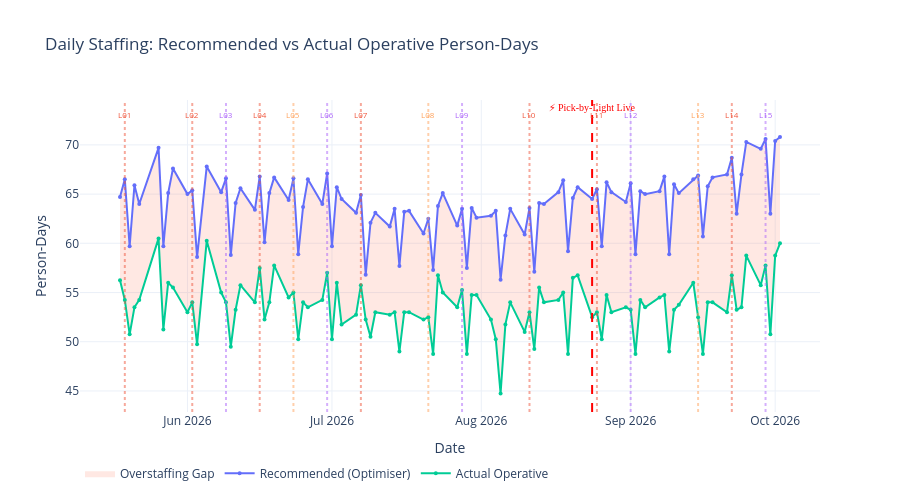

Here is the notebook cell this chart was saved with:
### Markdown cell above
## 1. Recommended vs Actual Staffing — Daily Timeline\n\nThe optimiser's recommendation (blue) vs what was actually needed (green), with the gap shaded. Decision log notes are annotated as vertical markers.

### Code cell
# ── 1. Recommended vs Actual with Decision Log annotations ──
fig = go.Figure()

# Shaded area for error band
fig.add_trace(go.Scatter(
    x=pd.concat([df["date"], df["date"][::-1]]),
    y=pd.concat([df["rec_operative"], df["present_operative_person_days"][::-1]]),
    fill="toself", fillcolor="rgba(255,99,71,0.15)", line=dict(width=0),
    name="Overstaffing Gap", hoverinfo="skip", showlegend=True
))

fig.add_trace(go.Scatter(
    x=df["date"], y=df["rec_operative"],
    mode="lines+markers", name="Recommended (Optimiser)",
    line=dict(color="#636EFA", width=2), marker=dict(size=4)
))

fig.add_trace(go.Scatter(
    x=df["date"], y=df["present_operative_person_days"],
    mode="lines+markers", name="Actual Operative",
    line=dict(color="#00CC96", width=2), marker=dict(size=4)
))

# Annotate decision log notes as vertical lines
colors_log = {"Maya": "#EF553B", "Jonas": "#AB63FA", "Selin": "#FFA15A"}
for entry in decision_log["entries"]:
    dt = pd.to_datetime(entry["captured_on"])
    fig.add_vline(x=dt, line_dash="dot", line_color=colors_log.get(entry["author"], "gray"), opacity=0.5)
    fig.add_annotation(x=dt, y=df["rec_operative"].max() + 1.5, text=entry["id"],
                       showarrow=False, font=dict(size=8, color=colors_log.get(entry["author"], "gray")),
                       yanchor="bottom")

# Pick-by-light line
fig.add_vline(x=pd.to_datetime("2026-08-24"), line_dash="dash", line_color="red", line_width=2)
fig.add_annotation(x=pd.to_datetime("2026-08-24"), y=df["rec_operative"].max() + 3,
                   text="⚡ Pick-by-Light Live", showarrow=False,
                   font=dict(size=10, color="red", family="Arial Black"))

fig.update_layout(
    title="Daily Staffing: Recommended vs Actual Operative Person-Days",
    xaxis_title="Date", yaxis_title="Person-Days",
    height=500, legend=dict(orientation="h", y=-0.15),
    hovermode="x unified"
)
fig.show()

### Figure 1 — Plotly figure (JSON) as saved in the notebook; plotly's stock layout.template omitted (floating-point values rounded to 4 significant figures; data arrays with more than 128 entries replaced by an {"elided": "..."} marker saying what was removed)
{"data": [{"fill": "toself", "fillcolor": "rgba(255,99,71,0.15)", "hoverinfo": "skip", "line": {"width": 0}, "name": "Overstaffing Gap", "showlegend": true, "type": "scatter", "x": {"elided": "196 str values"}, "y": {"elided": "196 float values"}}, {"line": {"color": "#636EFA", "width": 2}, "marker": {"size": 4}, "mode": "lines+markers", "name": "Recommended (Optimiser)", "type": "scatter", "x": ["2026-05-18T00:00:00.000000", "2026-05-19T00:00:00.000000", "2026-05-20T00:00:00.000000", "2026-05-21T00:00:00.000000", "2026-05-22T00:00:00.000000", "2026-05-26T00:00:00.000000", "2026-05-27T00:00:00.000000", "2026-05-28T00:00:00.000000", "2026-05-29T00:00:00.000000", "2026-06-01T00:00:00.000000", "2026-06-02T00:00:00.000000", "2026-06-03T00:00:00.000000", "2026-06-05T00:00:00.000000", "2026-06-08T00:00:00.000000", "2026-06-09T00:00:00.000000", "2026-06-10T00:00:00.000000", "2026-06-11T00:00:00.000000", "2026-06-12T00:00:00.000000", "2026-06-15T00:00:00.000000", "2026-06-16T00:00:00.000000", "2026-06-17T00:00:00.000000", "2026-06-18T00:00:00.000000", "2026-06-19T00:00:00.000000", "2026-06-22T00:00:00.000000", "2026-06-23T00:00:00.000000", "2026-06-24T00:00:00.000000", "2026-06-25T00:00:00.000000", "2026-06-26T00:00:00.000000", "2026-06-29T00:00:00.000000", "2026-06-30T00:00:00.000000", "2026-07-01T00:00:00.000000", "2026-07-02T00:00:00.000000", "2026-07-03T00:00:00.000000", "2026-07-06T00:00:00.000000", "2026-07-07T00:00:00.000000", "2026-07-08T00:00:00.000000", "2026-07-09T00:00:00.000000", "2026-07-10T00:00:00.000000", "2026-07-13T00:00:00.000000", "2026-07-14T00:00:00.000000", "2026-07-15T00:00:00.000000", "2026-07-16T00:00:00.000000", "2026-07-17T00:00:00.000000", "2026-07-20T00:00:00.000000", "2026-07-21T00:00:00.000000", "2026-07-22T00:00:00.000000", "2026-07-23T00:00:00.000000", "2026-07-24T00:00:00.000000", "2026-07-27T00:00:00.000000", "2026-07-28T00:00:00.000000", "2026-07-29T00:00:00.000000", "2026-07-30T00:00:00.000000", "2026-07-31T00:00:00.000000", "2026-08-03T00:00:00.000000", "2026-08-04T00:00:00.000000", "2026-08-05T00:00:00.000000", "2026-08-06T00:00:00.000000", "2026-08-07T00:00:00.000000", "2026-08-10T00:00:00.000000", "2026-08-11T00:00:00.000000", "2026-08-12T00:00:00.000000", "2026-08-13T00:00:00.000000", "2026-08-14T00:00:00.000000", "2026-08-17T00:00:00.000000", "2026-08-18T00:00:00.000000", "2026-08-19T00:00:00.000000", "2026-08-20T00:00:00.000000", "2026-08-21T00:00:00.000000", "2026-08-24T00:00:00.000000", "2026-08-25T00:00:00.000000", "2026-08-26T00:00:00.000000", "2026-08-27T00:00:00.000000", "2026-08-28T00:00:00.000000", "2026-08-31T00:00:00.000000", "2026-09-01T00:00:00.000000", "2026-09-02T00:00:00.000000", "2026-09-03T00:00:00.000000", "2026-09-04T00:00:00.000000", "2026-09-07T00:00:00.000000", "2026-09-08T00:00:00.000000", "2026-09-09T00:00:00.000000", "2026-09-10T00:00:00.000000", "2026-09-11T00:00:00.000000", "2026-09-14T00:00:00.000000", "2026-09-15T00:00:00.000000", "2026-09-16T00:00:00.000000", "2026-09-17T00:00:00.000000", "2026-09-18T00:00:00.000000", "2026-09-21T00:00:00.000000", "2026-09-22T00:00:00.000000", "2026-09-23T00:00:00.000000", "2026-09-24T00:00:00.000000", "2026-09-25T00:00:00.000000", "2026-09-28T00:00:00.000000", "2026-09-29T00:00:00.000000", "2026-09-30T00:00:00.000000", "2026-10-01T00:00:00.000000", "2026-10-02T00:00:00.000000"], "y": [64.7, 66.5, 59.7, 65.9, 64.0, 69.7, 59.7, 65.1, 67.6, 65.0, 65.4, 58.6, 67.8, 65.2, 66.6, 58.8, 64.1, 65.6, 63.4, 66.8, 60.1, 65.1, 66.7, 64.4, 66.6, 58.9, 63.7, 66.5, 64.0, 67.1, 59.7, 65.7, 64.5, 63.1, 64.9, 56.8, 62.1, 63.1, 61.7, 63.5, 57.7, 63.2, 63.3, 61.0, 62.5, 57.3, 63.8, 65.1, 61.8, 63.5, 57.5, 63.6, 62.6, 62.8, 63.3, 56.3, 60.8, 63.5, 60.9, 63.6, 57.1, 64.1, 64.0, 65.2, 66.4, 59.2, 64.6, 65.7, 64.5, 65.5, 59.7, 66.2, 65.2, 64.2, 66.1, 58.9, 65.3, 65.0, 65.3, 66.8, 58.9, 66.0, 65.1, 66.5, 66.9, 60.7, 65.8, 66.7, 67.0, 68.7, 63.0, 67.0, 70.3, 69.6, 70.6, 63.0, 70.4, 70.8]}, {"line": {"color": "#00CC96", "width": 2}, "marker": {"size": 4}, "mode": "lines+markers", "name": "Actual Operative", "type": "scatter", "x": ["2026-05-18T00:00:00.000000", "2026-05-19T00:00:00.000000", "2026-05-20T00:00:00.000000", "2026-05-21T00:00:00.000000", "2026-05-22T00:00:00.000000", "2026-05-26T00:00:00.000000", "2026-05-27T00:00:00.000000", "2026-05-28T00:00:00.000000", "2026-05-29T00:00:00.000000", "2026-06-01T00:00:00.000000", "2026-06-02T00:00:00.000000", "2026-06-03T00:00:00.000000", "2026-06-05T00:00:00.000000", "2026-06-08T00:00:00.000000", "2026-06-09T00:00:00.000000", "2026-06-10T00:00:00.000000", "2026-06-11T00:00:00.000000", "2026-06-12T00:00:00.000000", "2026-06-15T00:00:00.000000", "2026-06-16T00:00:00.000000", "2026-06-17T00:00:00.000000", "2026-06-18T00:00:00.000000", "2026-06-19T00:00:00.000000", "2026-06-22T00:00:00.000000", "2026-06-23T00:00:00.000000", "2026-06-24T00:00:00.000000", "2026-06-25T00:00:00.000000", "2026-06-26T00:00:00.000000", "2026-06-29T00:00:00.000000", "2026-06-30T00:00:00.000000", "2026-07-01T00:00:00.000000", "2026-07-02T00:00:00.000000", "2026-07-03T00:00:00.000000", "2026-07-06T00:00:00.000000", "2026-07-07T00:00:00.000000", "2026-07-08T00:00:00.000000", "2026-07-09T00:00:00.000000", "2026-07-10T00:00:00.000000", "2026-07-13T00:00:00.000000", "2026-07-14T00:00:00.000000", "2026-07-15T00:00:00.000000", "2026-07-16T00:00:00.000000", "2026-07-17T00:00:00.000000", "2026-07-20T00:00:00.000000", "2026-07-21T00:00:00.000000", "2026-07-22T00:00:00.000000", "2026-07-23T00:00:00.000000", "2026-07-24T00:00:00.000000", "2026-07-27T00:00:00.000000", "2026-07-28T00:00:00.000000", "2026-07-29T00:00:00.000000", "2026-07-30T00:00:00.000000", "2026-07-31T00:00:00.000000", "2026-08-03T00:00:00.000000", "2026-08-04T00:00:00.000000", "2026-08-05T00:00:00.000000", "2026-08-06T00:00:00.000000", "2026-08-07T00:00:00.000000", "2026-08-10T00:00:00.000000", "2026-08-11T00:00:00.000000", "2026-08-12T00:00:00.000000", "2026-08-13T00:00:00.000000", "2026-08-14T00:00:00.000000", "2026-08-17T00:00:00.000000", "2026-08-18T00:00:00.000000", "2026-08-19T00:00:00.000000", "2026-08-20T00:00:00.000000", "2026-08-21T00:00:00.000000", "2026-08-24T00:00:00.000000", "2026-08-25T00:00:00.000000", "2026-08-26T00:00:00.000000", "2026-08-27T00:00:00.000000", "2026-08-28T00:00:00.000000", "2026-08-31T00:00:00.000000", "2026-09-01T00:00:00.000000", "2026-09-02T00:00:00.000000", "2026-09-03T00:00:00.000000", "2026-09-04T00:00:00.000000", "2026-09-07T00:00:00.000000", "2026-09-08T00:00:00.000000", "2026-09-09T00:00:00.000000", "2026-09-10T00:00:00.000000", "2026-09-11T00:00:00.000000", "2026-09-14T00:00:00.000000", "2026-09-15T00:00:00.000000", "2026-09-16T00:00:00.000000", "2026-09-17T00:00:00.000000", "2026-09-18T00:00:00.000000", "2026-09-21T00:00:00.000000", "2026-09-22T00:00:00.000000", "2026-09-23T00:00:00.000000", "2026-09-24T00:00:00.000000", "2026-09-25T00:00:00.000000", "2026-09-28T00:00:00.000000", "2026-09-29T00:00:00.000000", "2026-09-30T00:00:00.000000", "2026-10-01T00:00:00.000000", "2026-10-02T00:00:00.000000"], "y": [56.25, 54.25, 50.75, 53.5, 54.25, 60.5, 51.25, 56.0, 55.5, 53.0, 54.0, 49.75, 60.25, 55.0, 54.0, 49.5, 53.25, 55.75, 54.0, 57.5, 52.25, 54.0, 57.75, 54.5, 55.0, 50.25, 54.0, 53.5, 54.25, 57.0, 50.25, 56.0, 51.75, 52.75, 55.75, 52.25, 50.5, 53.0, 52.75, 53.0, 49.0, 53.0, 53.0, 52.25, 52.5, 48.75, 56.75, 55.0, 53.5, 55.25, 48.75, 54.75, 54.75, 52.25, 50.25, 44.75, 51.75, 54.0, 51.0, 53.0, 49.25, 55.5, 54.0, 54.25, 55.0, 48.75, 56.5, 56.75, 52.5, 53.0, 50.25, 54.75, 53.0, 53.5, 53.25, 48.75, 54.25, 53.5, 54.5, 54.75, 49.0, 53.25, 53.75, 56.0, 52.5, 48.75, 54.0, 54.0, 53.0, 56.75, 53.25, 53.5, 58.75, 55.75, 57.75, 50.75, 58.75, 60.0]}], "layout": {"annotations": [{"font": {"color": "#EF553B", "size": 8}, "showarrow": false, "text": "L01", "x": "2026-05-19T00:00:00", "y": 72.3, "yanchor": "bottom"}, {"font": {"color": "#EF553B", "size": 8}, "showarrow": false, "text": "L02", "x": "2026-06-02T00:00:00", "y": 72.3, "yanchor": "bottom"}, {"font": {"color": "#AB63FA", "size": 8}, "showarrow": false, "text": "L03", "x": "2026-06-09T00:00:00", "y": 72.3, "yanchor": "bottom"}, {"font": {"color": "#EF553B", "size": 8}, "showarrow": false, "text": "L04", "x": "2026-06-16T00:00:00", "y": 72.3, "yanchor": "bottom"}, {"font": {"color": "#FFA15A", "size": 8}, "showarrow": false, "text": "L05", "x": "2026-06-23T00:00:00", "y": 72.3, "yanchor": "bottom"}, {"font": {"color": "#AB63FA", "size": 8}, "showarrow": false, "text": "L06", "x": "2026-06-30T00:00:00", "y": 72.3, "yanchor": "bottom"}, {"font": {"color": "#EF553B", "size": 8}, "showarrow": false, "text": "L07", "x": "2026-07-07T00:00:00", "y": 72.3, "yanchor": "bottom"}, {"font": {"color": "#FFA15A", "size": 8}, "showarrow": false, "text": "L08", "x": "2026-07-21T00:00:00", "y": 72.3, "yanchor": "bottom"}, {"font": {"color": "#AB63FA", "size": 8}, "showarrow": false, "text": "L09", "x": "2026-07-28T00:00:00", "y": 72.3, "yanchor": "bottom"}, {"font": {"color": "#EF553B", "size": 8}, "showarrow": false, "text": "L10", "x": "2026-08-11T00:00:00", "y": 72.3, "yanchor": "bottom"}, {"font": {"color": "#EF553B", "size": 8}, "showarrow": false, "text": "L11", "x": "2026-08-25T00:00:00", "y": 72.3, "yanchor": "bottom"}, {"font": {"color": "#AB63FA", "size": 8}, "showarrow": false, "text": "L12", "x": "2026-09-01T00:00:00", "y": 72.3, "yanchor": "bottom"}, {"font": {"color": "#FFA15A", "size": 8}, "showarrow": false, "text": "L13", "x": "2026-09-15T00:00:00", "y": 72.3, "yanchor": "bottom"}, {"font": {"color": "#EF553B", "size": 8}, "showarrow": false, "text": "L14", "x": "2026-09-22T00:00:00", "y": 72.3, "yanchor": "bottom"}, {"font": {"color": "#AB63FA", "size": 8}, "showarrow": false, "text": "L15", "x": "2026-09-29T00:00:00", "y": 72.3, "yanchor": "bottom"}, {"font": {"color": "red", "family": "Arial Black", "size": 10}, "showarrow": false, "text": "⚡ Pick-by-Light Live", "x": "2026-08-24T00:00:00", "y": 73.8}], "height": 500, "hovermode": "x unified", "legend": {"orientation": "h", "y": -0.15}, "shapes": [{"line": {"color": "#EF553B", "dash": "dot"}, "opacity": 0.5, "type": "line", "x0": "2026-05-19T00:00:00", "x1": "2026-05-19T00:00:00", "xref": "x", "y0": 0, "y1": 1, "yref": "y domain"}, {"line": {"color": "#EF553B", "dash": "dot"}, "opacity": 0.5, "type": "line", "x0": "2026-06-02T00:00:00", "x1": "2026-06-02T00:00:00", "xref": "x", "y0": 0, "y1": 1, "yref": "y domain"}, {"line": {"color": "#AB63FA", "dash": "dot"}, "opacity": 0.5, "type": "line", "x0": "2026-06-09T00:00:00", "x1": "2026-06-09T00:00:00", "xref": "x", "y0": 0, "y1": 1, "yref": "y domain"}, {"line": {"color": "#EF553B", "dash": "dot"}, "opacity": 0.5, "type": "line", "x0": "2026-06-16T00:00:00", "x1": "2026-06-16T00:00:00", "xref": "x", "y0": 0, "y1": 1, "yref": "y domain"}, {"line": {"color": "#FFA15A", "dash": "dot"}, "opacity": 0.5, "type": "line", "x0": "2026-06-23T00:00:00", "x1": "2026-06-23T00:00:00", "xref": "x", "y0": 0, "y1": 1, "yref": "y domain"}, {"line": {"color": "#AB63FA", "dash": "dot"}, "opacity": 0.5, "type": "line", "x0": "2026-06-30T00:00:00", "x1": "2026-06-30T00:00:00", "xref": "x", "y0": 0, "y1": 1, "yref": "y domain"}, {"line": {"color": "#EF553B", "dash": "dot"}, "opacity": 0.5, "type": "line", "x0": "2026-07-07T00:00:00", "x1": "2026-07-07T00:00:00", "xref": "x", "y0": 0, "y1": 1, "yref": "y domain"}, {"line": {"color": "#FFA15A", "dash": "dot"}, "opacity": 0.5, "type": "line", "x0": "2026-07-21T00:00:00", "x1": "2026-07-21T00:00:00", "xref": "x", "y0": 0, "y1": 1, "yref": "y domain"}, {"line": {"color": "#AB63FA", "dash": "dot"}, "opacity": 0.5, "type": "line", "x0": "2026-07-28T00:00:00", "x1": "2026-07-28T00:00:00", "xref": "x", "y0": 0, "y1": 1, "yref": "y domain"}, {"line": {"color": "#EF553B", "dash": "dot"}, "opacity": 0.5, "type": "line", "x0": "2026-08-11T00:00:00", "x1": "2026-08-11T00:00:00", "xref": "x", "y0": 0, "y1": 1, "yref": "y domain"}, {"line": {"color": "#EF553B", "dash": "dot"}, "opacity": 0.5, "type": "line", "x0": "2026-08-25T00:00:00", "x1": "2026-08-25T00:00:00", "xref": "x", "y0": 0, "y1": 1, "yref": "y domain"}, {"line": {"color": "#AB63FA", "dash": "dot"}, "opacity": 0.5, "type": "line", "x0": "2026-09-01T00:00:00", "x1": "2026-09-01T00:00:00", "xref": "x", "y0": 0, "y1": 1, "yref": "y domain"}, {"line": {"color": "#FFA15A", "dash": "dot"}, "opacity": 0.5, "type": "line", "x0": "2026-09-15T00:00:00", "x1": "2026-09-15T00:00:00", "xref": "x", "y0": 0, "y1": 1, "yref": "y domain"}, {"line": {"color": "#EF553B", "dash": "dot"}, "opacity": 0.5, "type": "line", "x0": "2026-09-22T00:00:00", "x1": "2026-09-22T00:00:00", "xref": "x", "y0": 0, "y1": 1, "yref": "y domain"}, {"line": {"color": "#AB63FA", "dash": "dot"}, "opacity": 0.5, "type": "line", "x0": "2026-09-29T00:00:00", "x1": "2026-09-29T00:00:00", "xref": "x", "y0": 0, "y1": 1, "yref": "y domain"}, {"line": {"color": "red", "dash": "dash", "width": 2}, "type": "line", "x0": "2026-08-24T00:00:00", "x1": "2026-08-24T00:00:00", "xref": "x", "y0": 0, "y1": 1, "yref": "y domain"}], "title": {"text": "Daily Staffing: Recommended vs Actual Operative Person-Days"}, "xaxis": {"title": {"text": "Date"}}, "yaxis": {"title": {"text": "Person-Days"}}}}
